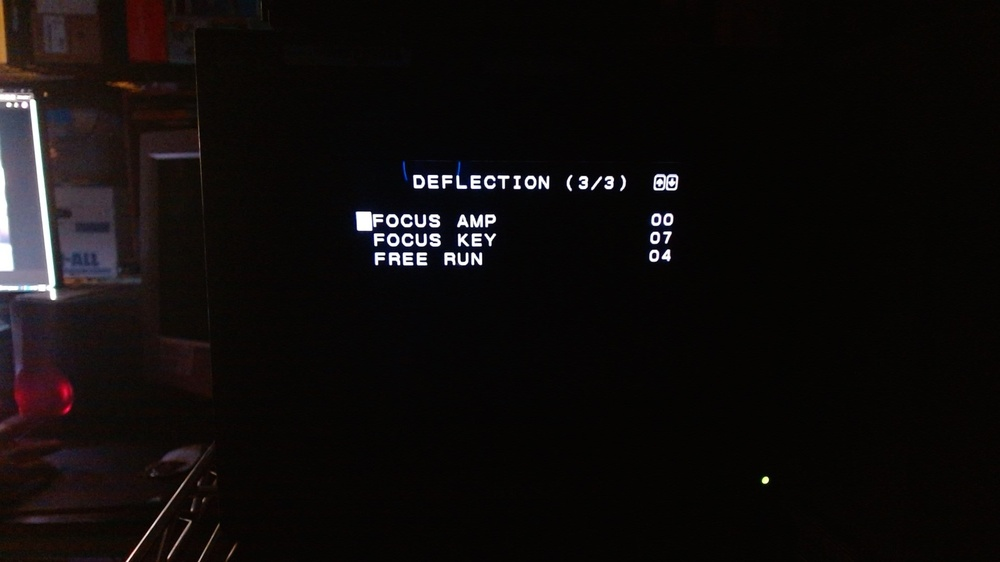
#> input picture data/deflection_3.jpg, 1000 x 562 px, shrunk from 1920 x 1080 before the run
$ python -i read-screen.py   (imports and definitions only)
#> lines starting #> are read from the running program, lines starting #| are printed output that depends on the picture; after the words box and inside, x2 and y2 are one past the last pixel; in counts of white or black regions, pixels touching at a corner belong together
#> further down, picture is the input picture: shape (562, 1000, 3); mean B, G, R 11.9, 12.3, 15.5
import cv2
import pytesseract

# Mention the installed location of Tesseract-OCR in your system
pytesseract.pytesseract.tesseract_cmd = r'C:\Program Files\Tesseract-OCR\tesseract.exe'

# [20 lines that did not run here, left out]


def getText(img, verbose=False, safeAreaPercentage=0.40):
    """ Function to retrieve the text from a predefined center of the image

    Args:
        img (image): opencv frame object
    """
#> called with verbose = False, safeAreaPercentage = 0.4
    # Preprocessing the image starts
    # Convert the image to gray scale
    gray = cv2.cvtColor(img, cv2.COLOR_BGR2GRAY)

    if verbose:
        cv2.imshow("test", gray)
        cv2.waitKey(0)

    # Performing OTSU threshold
    ret, thresh1 = cv2.threshold(gray, 0, 255, cv2.THRESH_OTSU | cv2.THRESH_BINARY_INV)
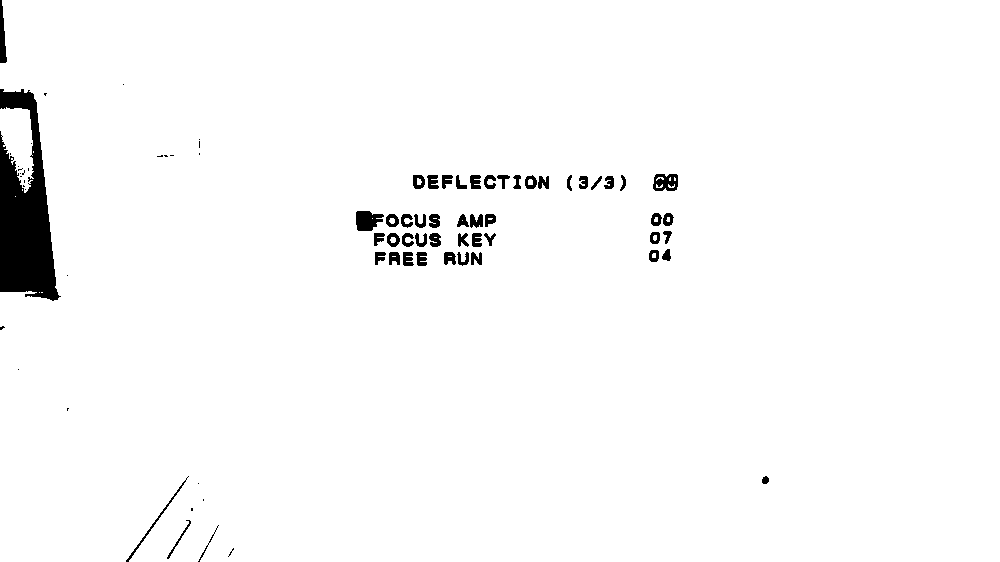
#> thresh1: shape (562, 1000); 97.6% white; 78 black regions (27 under 20 px), largest, box (x1, y1, x2, y2) and area: (0, 89, 61, 301) 7506, (356, 211, 384, 231) 416, (653, 174, 678, 191) 323
#> ret = 95

    # Inverse Image
    thresh1 = ~thresh1

    if verbose:
        cv2.imshow("test", thresh1)
        cv2.waitKey(0)

    # Specify structure shape and kernel size.
    # Kernel size increases or decreases the area
    # of the rectangle to be detected.
    # A smaller value like (10, 1) will detect
    # each word instead of a sentence.
    rect_kernel = cv2.getStructuringElement(cv2.MORPH_RECT, (40, 1))

    # Applying dilation on the threshold image
    dilation = cv2.dilate(thresh1, rect_kernel, iterations = 1)
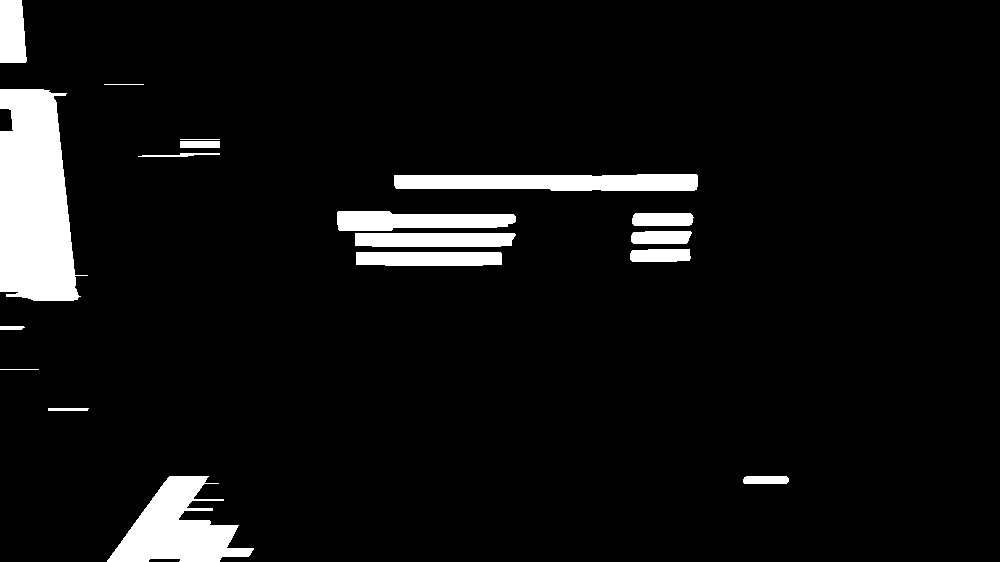
#> dilation: shape (562, 1000); 6.5% white; 18 white regions
    #dilation = cv2.erode(thresh1, rect_kernel,  iterations = 1)

    if verbose:
        cv2.imshow("test", dilation)
        cv2.waitKey(0)

    # Finding contours
    contours, hierarchy = cv2.findContours(dilation, cv2.RETR_EXTERNAL,
                                                    cv2.CHAIN_APPROX_NONE)
#> contours = 18 contours, 3 with area under 20; largest, box (x1, y1, x2, y2) and area: (0, 89, 88, 301) 13360, (107, 476, 254, 562) 6270, (394, 174, 698, 191) 4266, (337, 211, 516, 231) 2586, (355, 233, 516, 247) 2018

    # Creating a copy of image
    im2 = img.copy()

    # Looping through the identified contours
    # Then rectangular part is cropped and passed on
    # to pytesseract for extracting text from it
    # Extracted text is then written into the text file

    master_string = ""

    # Calculate safe area:
    safeAreaPercentage = 0.40
    height, width, _ = im2.shape
#> height = 562; width = 1000
    safex = int(width * safeAreaPercentage // 2)
#> safex = 200
    safey = int(height * safeAreaPercentage // 2)
#> safey = 112
    # Draw Safe Area:
    cv2.rectangle(im2, (safex, safey), (width - safex, height - safey), (0, 0, 255), 2)
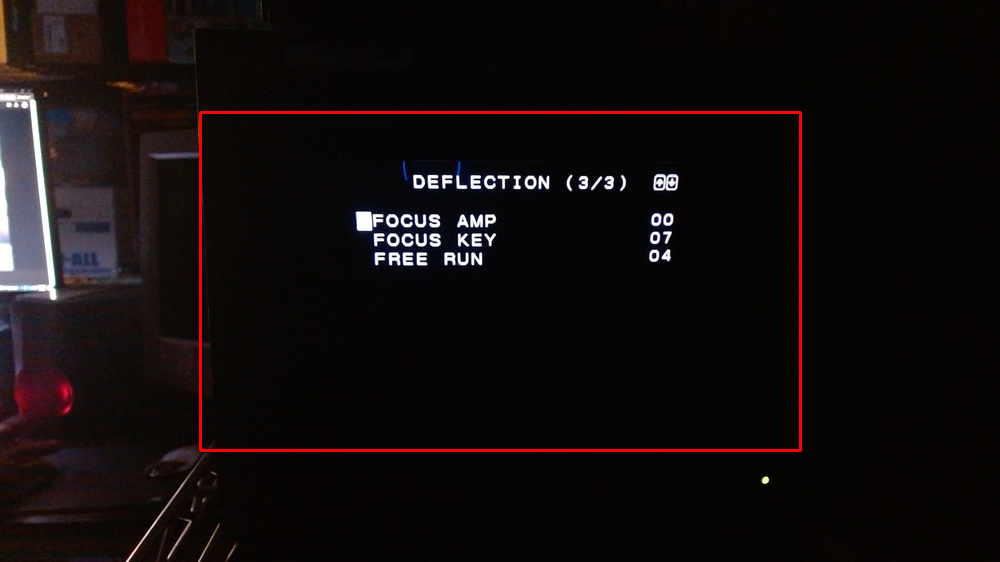
#> im2: shape (562, 1000, 3); 1% of pixels changed, all inside (x1, y1, x2, y2) = (199, 111, 802, 452)

    padding = 7
    for cnt in contours:
        x, y, w, h = cv2.boundingRect(cnt)

        if x < safex or x > width - safex or y < safey or y > height - safey:
            pass
        else:
            if verbose:
                # Drawing a rectangle on copied image
                rect = cv2.rectangle(im2, (x-padding, y-padding), (x + w + padding, y + h + padding), (0, 255, 0), 2)
                cv2.imshow("test", im2)
                cv2.waitKey(0)

            # Cropping the text block for giving input to OCR
            cropped = im2[y-padding:(y + h+padding), x-padding:(x + w+padding)]

            # Apply OCR on the cropped image
            text = pytesseract.image_to_string(cropped)

            # Append to master string
            master_string += "\n" + text
#> this loop made 6 passes
#> (x, y, w, h) on passes 1 to 6: (743, 476, 46, 8), (107, 476, 147, 86), (48, 408, 41, 3), (0, 369, 39, 1), (0, 326, 25, 4), (356, 252, 146, 14)
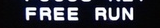
#> cropped: shape (28, 160, 3); mean B, G, R 58.8, 48.9, 48.1
#> after the loop, master_string = ''

    return master_string


# [10 lines not run here, left out]

>>> import cv2
>>> picture = cv2.imread('data/deflection_3.jpg')
#> (the run stopped early here; a loop or call above may not have finished)

$ run again, on lights_off_better.jpg
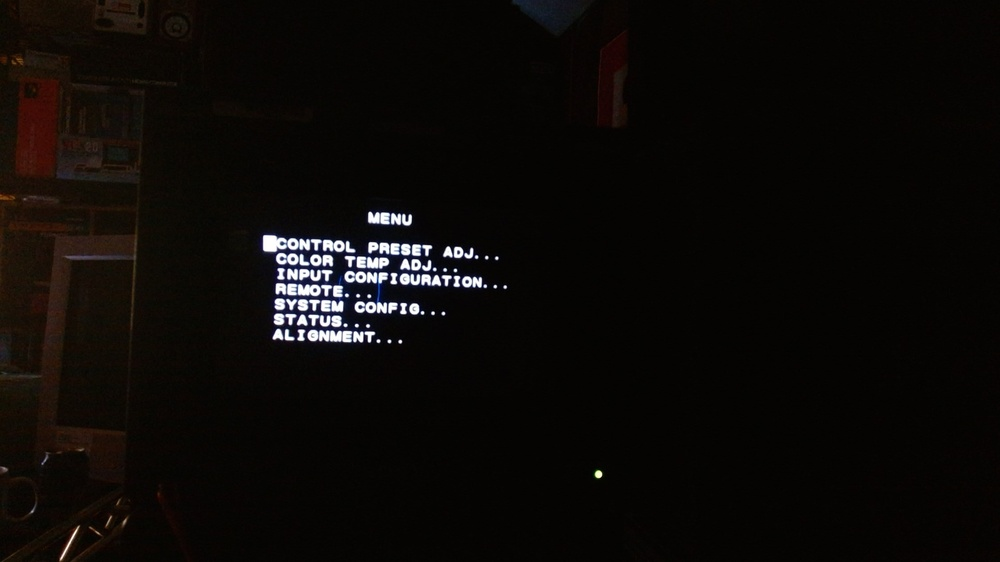
#> input picture lights_off_better.jpg, 1000 x 562 px, shrunk from 1920 x 1080 before the run
#> picture is the input picture: shape (562, 1000, 3); mean B, G, R 7.6, 9.8, 12.5
#> in getText, `ret, thresh1 = cv2.threshold(gray, 0, 255, cv2.THRESH_OTSU | cv2.THRES..`:
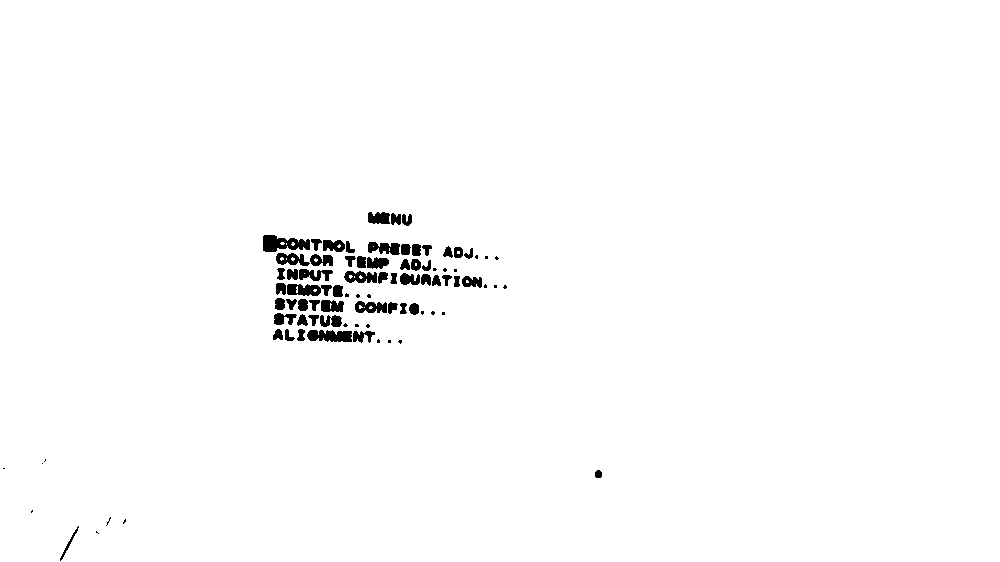
#> thresh1: shape (562, 1000); 98.6% white; 85 black regions (28 under 20 px), largest, box (x1, y1, x2, y2) and area: (263, 235, 310, 252) 532, (307, 330, 352, 342) 435, (287, 284, 332, 296) 390
#> ret = 114
#> dilation: shape (562, 1000); 3.5% white; 14 white regions
#> contours = 14 contours, 2 with area under 20; largest, box (x1, y1, x2, y2) and area: (244, 235, 519, 260) 3252, (258, 268, 527, 289) 2856, (257, 253, 477, 272) 2298, (256, 298, 465, 315) 2150, (41, 517, 146, 561) 1814
#> im2: shape (562, 1000, 3); 1% of pixels changed, all inside (x1, y1, x2, y2) = (199, 111, 802, 452)
#> the loop in getText, `for cnt in contours:` made 7 passes
#> (x, y, w, h) on passes 1 to 7: (41, 517, 105, 44), (12, 510, 41, 3), (576, 470, 46, 8), (0, 468, 25, 1), (23, 463, 40, 1), (25, 459, 41, 3), (254, 329, 168, 15)
#> after the loop in getText, `for cnt in contours:`:
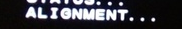
#> cropped: shape (29, 182, 3); mean B, G, R 61.8, 55.1, 55.7
#> after the loop in getText, `for cnt in contours:`: master_string = ''

$ run again, on notilt.jpg
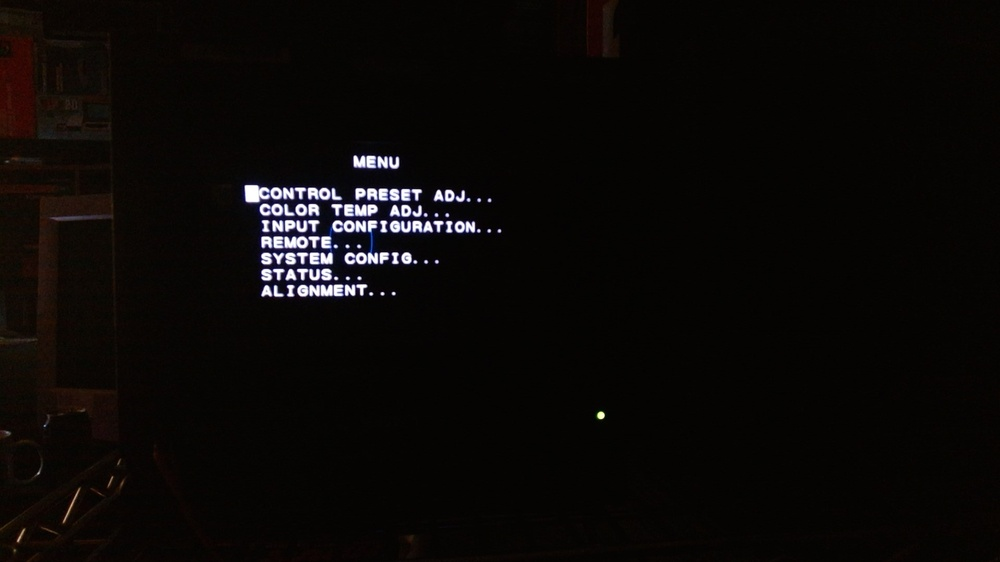
#> input picture notilt.jpg, 1000 x 562 px, shrunk from 1920 x 1080 before the run
#> picture is the input picture: shape (562, 1000, 3); mean B, G, R 7.1, 8.6, 10.9
#> in getText, `ret, thresh1 = cv2.threshold(gray, 0, 255, cv2.THRESH_OTSU | cv2.THRES..`:
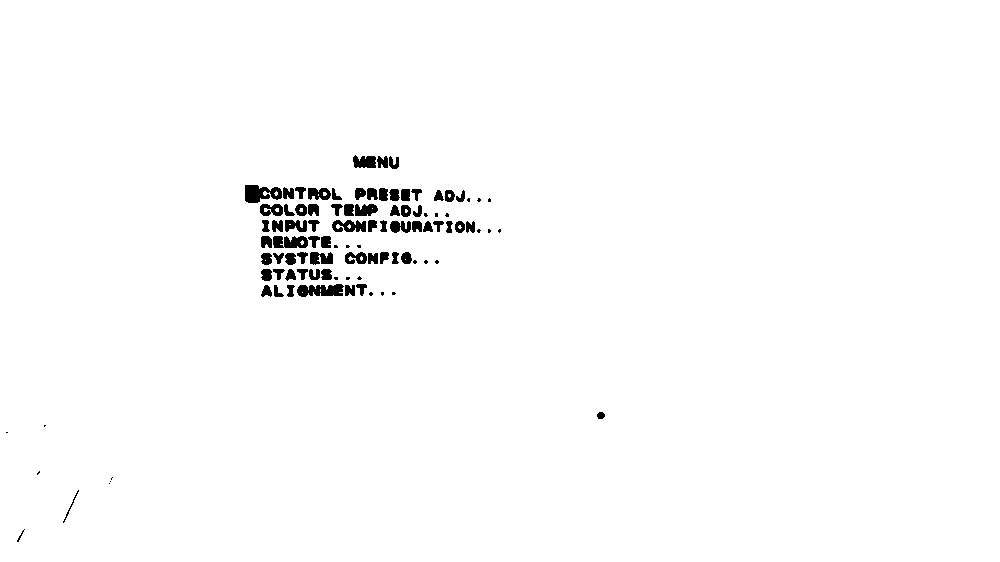
#> thresh1: shape (562, 1000); 98.5% white; 97 black regions (27 under 20 px), largest, box (x1, y1, x2, y2) and area: (245, 185, 282, 203) 456, (297, 284, 344, 297) 449, (273, 236, 308, 248) 344
#> ret = 109
#> dilation: shape (562, 1000); 3.6% white; 17 white regions
#> contours = 17 contours, 3 with area under 20; largest, box (x1, y1, x2, y2) and area: (226, 185, 511, 203) 3328, (243, 220, 521, 233) 2857, (241, 204, 469, 217) 2284, (242, 252, 459, 265) 2197, (242, 284, 416, 297) 1634
#> im2: shape (562, 1000, 3); 1% of pixels changed, all inside (x1, y1, x2, y2) = (199, 111, 802, 452)
#> the loop in getText, `for cnt in contours:` made 9 passes
#> (x, y, w, h) on passes 1 to 8: (0, 529, 45, 13), (44, 490, 55, 33), (90, 483, 40, 1), (91, 481, 40, 1), (92, 477, 41, 3), (18, 471, 42, 4), (0, 432, 28, 1), (25, 425, 41, 2)
#> after the loop in getText, `for cnt in contours:`:
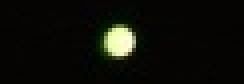
#> cropped: shape (21, 61, 3) (shown 4 times larger); mean B, G, R 8.6, 14.1, 13.6
#> after the loop in getText, `for cnt in contours:`: master_string = ''
